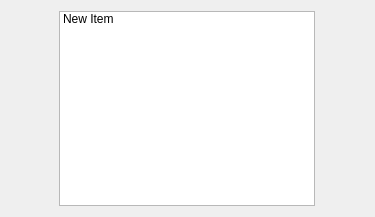
<?xml version="1.0" encoding="UTF-8"?>
<ui version="4.0">
 <class>AssetBrowserAssetItem</class>
 <widget class="QWidget" name="AssetBrowserAssetItem">
  <property name="geometry">
   <rect>
    <x>0</x>
    <y>0</y>
    <width>375</width>
    <height>217</height>
   </rect>
  </property>
  <property name="windowTitle">
   <string>Form</string>
  </property>
  <layout class="QHBoxLayout" name="horizontalLayout">
   <item>
    <widget class="QListWidget" name="listWidget">
     <property name="sizePolicy">
      <sizepolicy hsizetype="Fixed" vsizetype="Ignored">
       <horstretch>0</horstretch>
       <verstretch>0</verstretch>
      </sizepolicy>
     </property>
     <item>
      <property name="text">
       <string>New Item</string>
      </property>
     </item>
    </widget>
   </item>
  </layout>
 </widget>
 <resources/>
 <connections/>
</ui>
